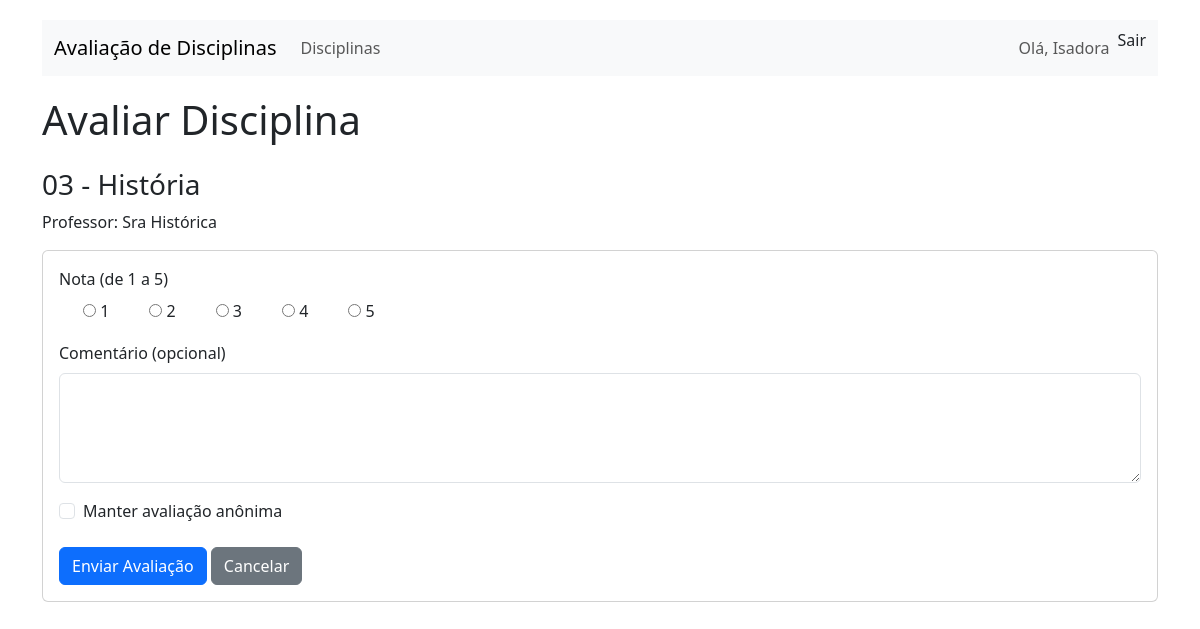
Page /disciplinas/3/avaliar/ (signed in) on the committed database.
### disciplinas/models.py (models this page shows, shortened)
class Disciplina(models.Model):
    nome = models.CharField(max_length=100)
    codigo = models.CharField(max_length=20)
    descricao = models.TextField(blank=True)
    professor = models.CharField(max_length=100)

### disciplinas/views.py (the view)
# urls.py: path('disciplinas/<int:pk>/avaliar/', views.avaliar_disciplina, name='avaliar_disciplina'),
@login_required
def avaliar_disciplina(request, pk):
    disciplina = get_object_or_404(Disciplina, pk=pk)
    if Avaliacao.objects.filter(disciplina=disciplina, aluno=request.user).exists():
        messages.error(request, "Você já avaliou esta disciplina.")
        return redirect('detalhes_disciplina', pk=pk)
    if request.method == 'POST':
        form = AvaliacaoForm(request.POST)
        if form.is_valid():
            try:
                avaliacao = form.save(commit=False)
                avaliacao.disciplina = disciplina
                avaliacao.aluno = request.user
                avaliacao.save()
                messages.success(request, "Avaliação registrada com sucesso!")
                return redirect('detalhes_disciplina', pk=pk)
            except IntegrityError:
                messages.error(request, "Você já avaliou esta disciplina.")
    else:
        form = AvaliacaoForm()
    return render(request, 'disciplinas/avaliar_disciplina.html', {
        'form': form,
        'disciplina': disciplina
    })

### disciplinas/forms.py
class AvaliacaoForm(forms.ModelForm):
    class Meta:
        model = Avaliacao
        fields = ['nota', 'comentario', 'anonimo']
        widgets = {
            'nota': forms.RadioSelect(choices=[(i, i) for i in range(1, 6)]),
            'comentario': forms.Textarea(attrs={'rows': 4}),
        }
        labels = {
            'nota': 'Nota (de 1 a 5)',
            'comentario': 'Comentário (opcional)',
            'anonimo': 'Manter avaliação anônima',
        }

### disciplinas/templates/disciplinas/avaliar_disciplina.html (shortened to what this page needs)
{% extends 'disciplinas/base.html' %}
{% block content %}
<h1 class="mb-4">Avaliar Disciplina</h1>
<h3>{{ disciplina.codigo }} - {{ disciplina.nome }}</h3>
<p>Professor: {{ disciplina.professor }}</p>
<div class="card">
    <div class="card-body">
        <form method="post">
            <div class="mb-3">
                <label class="form-label">{{ form.nota.label }}</label>
                <div class="d-flex gap-3">
                    {% for radio in form.nota %}
                    <div class="form-check">
                        {{ radio.tag }}
                        <label class="form-check-label" for="{{ radio.id_for_label }}">
                            {{ radio.choice_label }}
                        </label>
                    </div>
                    {% endfor %}
                </div>
            </div>
            <div class="mb-3">
                <label for="{{ form.comentario.id_for_label }}" class="form-label">{{ form.comentario.label }}</label>
                <textarea name="{{ form.comentario.name }}" id="{{ form.comentario.id_for_label }}" class="form-control" rows="4">{% if form.comentario.value %}{{ form.comentario.value }}{% endif %}</textarea>
            </div>
            <div class="mb-3 form-check">
                <input type="checkbox" name="{{ form.anonimo.name }}" id="{{ form.anonimo.id_for_label }}" class="form-check-input" {% if form.anonimo.value %}checked{% endif %}>
                <label for="{{ form.anonimo.id_for_label }}" class="form-check-label">{{ form.anonimo.label }}</label>
            </div>
            <div class="mt-4">
                <button type="submit" class="btn btn-primary">Enviar Avaliação</button>
                <a href="{% url 'detalhes_disciplina' disciplina.pk %}" class="btn btn-secondary">Cancelar</a>
            </div>
        </form>
    </div>
</div>
{% endblock %}

### disciplinas/templates/disciplinas/base.html (shortened to what this page needs)
<!DOCTYPE html>
<html lang="pt-br">
<head>
    <link href="https://cdn.jsdelivr.net/npm/bootstrap@5.3.0/dist/css/bootstrap.min.css" rel="stylesheet">
</head>
<body>
    <div class="container">
        <nav class="navbar navbar-expand-lg navbar-light bg-light">
            <div class="container-fluid">
                <a class="navbar-brand" href="{% url 'lista_disciplinas' %}">Avaliação de Disciplinas</a>
                <div class="collapse navbar-collapse" id="navbarNav">
                    <ul class="navbar-nav me-auto">
                        <li class="nav-item">
                            <a class="nav-link" href="{% url 'lista_disciplinas' %}">Disciplinas</a>
                        </li>
                    </ul>
                    <ul class="navbar-nav">
                        {% if user.is_authenticated %}
                            <li class="nav-item">
                                <span class="nav-link">Olá, {{ user.username }}</span>
                            </li>
                            <li class="nav-item">
                                <form method="post" action="{% url 'logout' %}" style="display:inline;">
                                    <button type="submit" class="nav-link btn btn-link" style="padding: 0; margin: 0; background: none; border: none; color: inherit;">
                                        Sair
                                    </button>
                                </form>
                            </li>
                        {% else %}
                            <li class="nav-item">
                                <a class="nav-link" href="{% url 'login' %}">Entrar</a>
                            </li>
                        {% endif %}
                    </ul>
                </div>
            </div>
        </nav>
        <div class="content">
            {% block content %}{% endblock %}
        </div>
    </div>
</body>
</html>

### disciplinas/templates/disciplinas/base.html (style rules this page uses)
body { padding-top: 20px; padding-bottom: 20px; }
.navbar { margin-bottom: 20px; }

### rows in the picture
Disciplina: codigo "03", nome "História", professor "Sra Histórica"

### other values in the picture
{{ user.username }} "Isadora"
{{ radio.choice_label }} "1" "2" "3" "4" "5"
